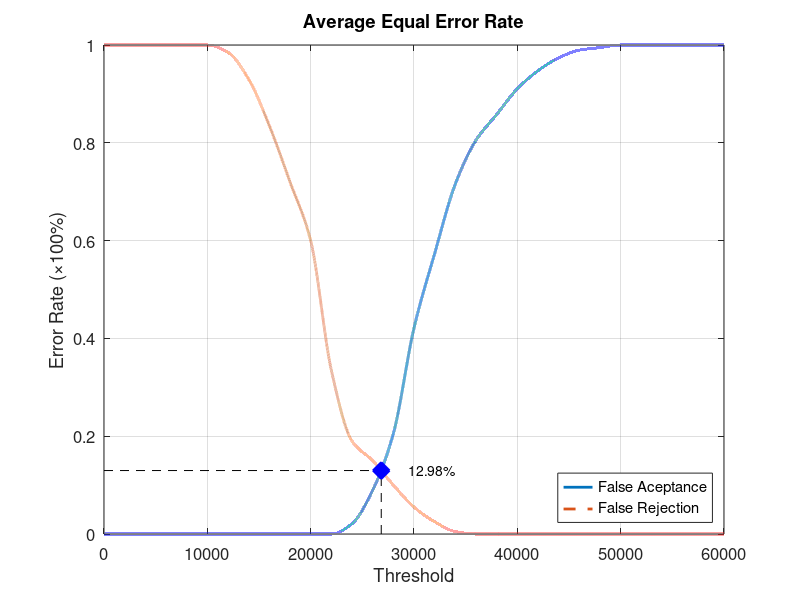
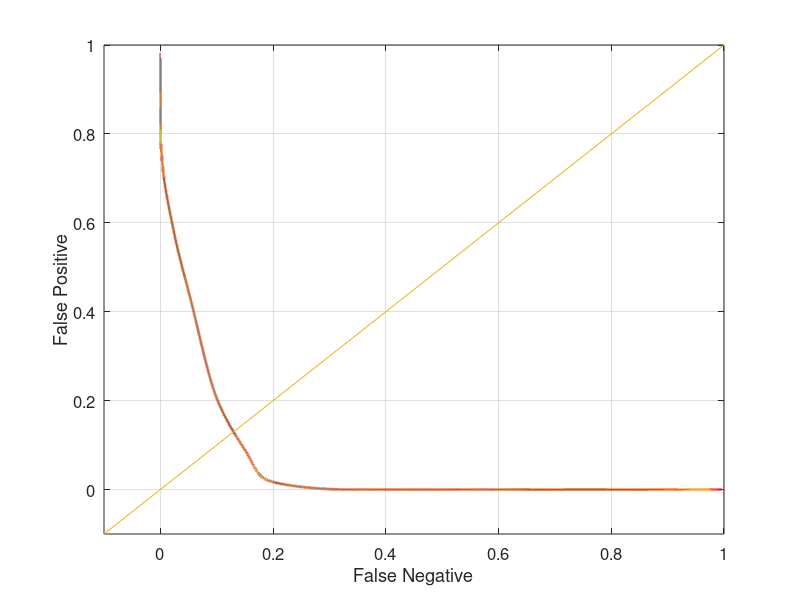

Recreate these plots in MATLAB, in order.
function yEER = Database2_2
close all;
clear;
clc;
x = 0:2000:60000;
xq = 0:0.5:60000;

y0 = [0 0 0 0 0 0 0 0 0 0 0 0 0.0210526 0.0894737 0.205263 0.421053 0.573684 0.715789 0.805263 0.857895 0.910526 0.947368 0.973684 0.989474 0.994737 1 1 1 1 1 1];
yy0 = interp1(x, y0, xq, 'pchip');
y1 = [1 1 1 1 1 1 0.985 0.93 0.835 0.72 0.6 0.335 0.19 0.15 0.1 0.055 0.025 0.005 0 0 0 0 0 0 0 0 0 0 0 0 0];
yy1 = interp1(x, y1, xq, 'pchip');

% Calculating EER: 
y2 = abs(y0 - y1);
find(y2 == min(y2))
yy2 = abs(yy0 - yy1);
xEER = find(yy2 == min(yy2));
xEERIndex = xq(xEER) % X-axis EER
yEER = yy0(xEER) % Y-axis EER

main = figure
plot(xq, yy0,'-','LineWidth', 2);	hold on
plot(xq, yy1,'--','LineWidth', 2);	hold on
plot([xEERIndex xEERIndex], [0 yEER], 'k--');	hold on
plot([0 xEERIndex], [yEER yEER], 'k--');	hold on
plot(xEERIndex, yEER, 'bx', 'LineWidth', 10);	hold on
text(xEERIndex + 10 * xEERIndex / 100, yEER, [num2str(round((10000 * yEER)) / 100) '%'])
legend('False Aceptance', 'False Rejection', 'Location', 'SouthEast')
xlabel('Threshold')
ylabel('Error Rate (\times100%)')
title('Average Equal Error Rate')
set(gca, 'FontSize', 12)
axis([0 60000 0 1])
grid on

print(main, 'Database2_2Main', '-dpng');
FNRxFPR = figure('Color', [1 1 1]);
plot(yy1, yy0, '-', yy1, yy0, 'LineWidth', 2);
hold on
y = -0.1:0.1:1
plot(y, y); 
set(gca, 'FontSize', 12)
xlabel('False Negative')
ylabel('False Positive')
axis([-0.1 1 -0.1 1])
set(gca, 'FontSize', 12)
grid on

print(FNRxFPR, 'Database2_2FNRxFPR','-dpng');
end
